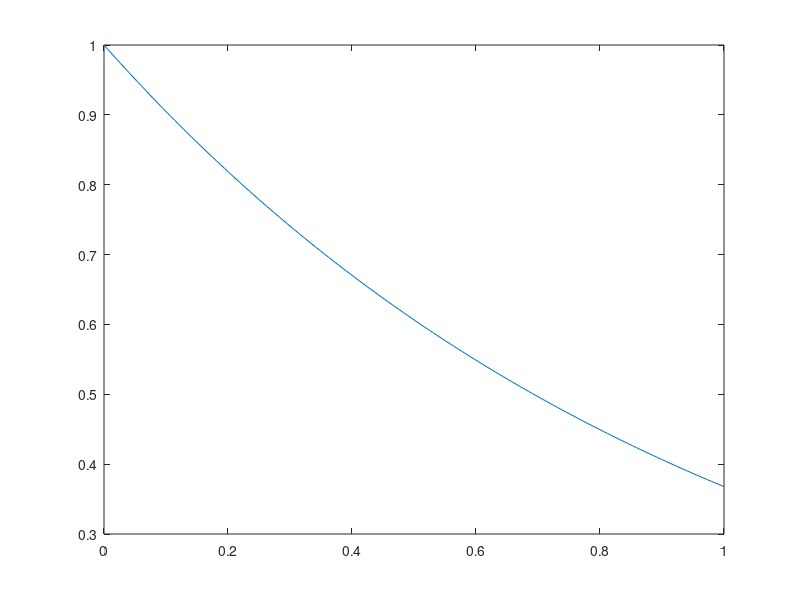

MATLAB code to generate this figure: (Note: this script raises an error after producing the figure.)
3*2^4
(3*2)^4
3-2^4
x = [3 4 7 11]
x = 3:8
y = linspace(0,1);
size(x)
size(y)
y(3)
y([3 6 9 12])
x'
3*x
n =101;
u = linspace(0,2*pi,n);
v = cos(u);
clear
n= 150;
x = linspace(0,1,n);
y = zeros(1,n);
for k = 1:n
    y(k) = (1-(3/5)*x(k)+(3/20)*x(k)^2 -(x(k)/60)*x(k)^2)/(1+(2/5)*x(k)+(1/20)*x(k)^2);
end 
plot(x,y)
x = linspace{0,1}; 
y = 1 - x + x.^2/2 - x.^3/6;
excat = exp(-x);
figure 
plot(x,y)
figure 
plot(x,exact)
hold on 
plot(x,y,'r-.')
hold off 
x = linspace(0,2*pi);
err = 100;
k = 0;
s = 0;
while (err)> 10^-10
  s = s +(-1)^k*x.^(2*k)./factorial(2*k);
  err = max(abs(cos(x)-s));
  k = k+1; 
end